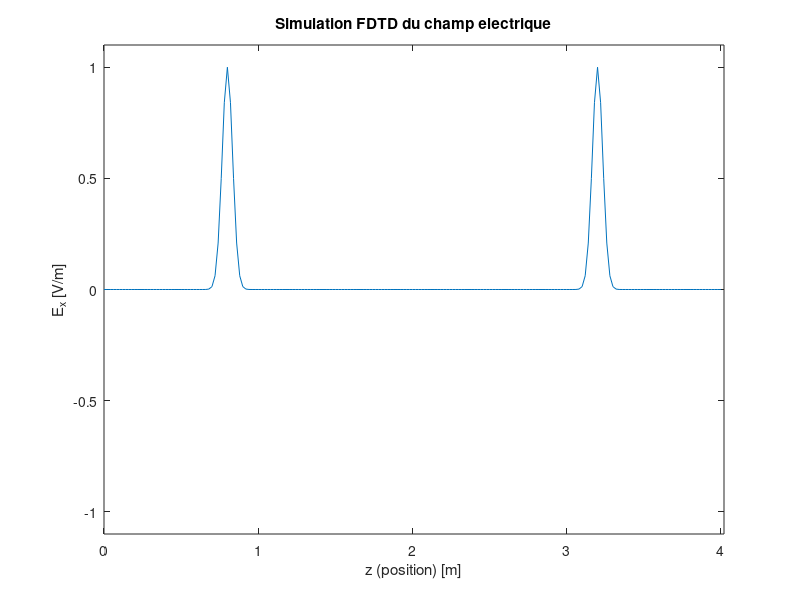
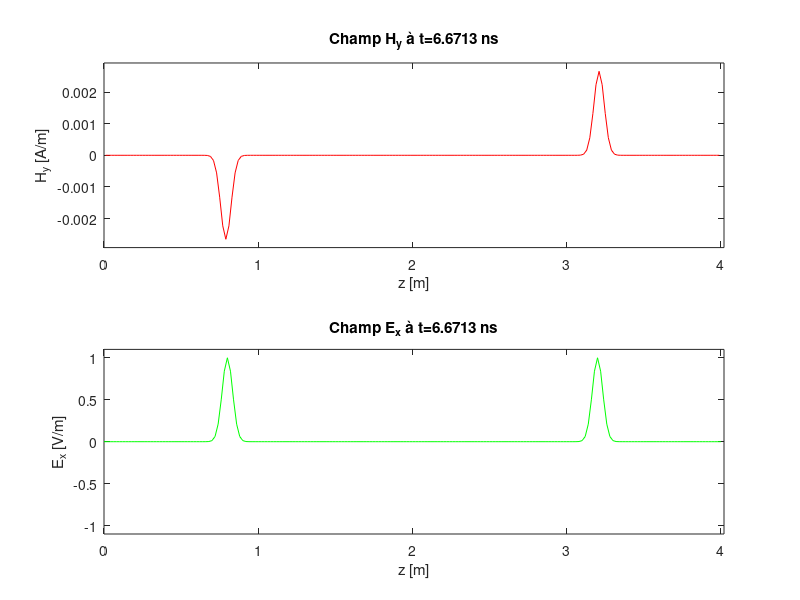

Write the MATLAB code that produced these figures, in order.
%%%%%%%%%%%%%%%%%
% Fonction FDTD
%%%%%%%%%%%%%%%%%

clear all
close all
clc

max_time  = 100;
max_space = 201;

% --- Constantes physiques ---
eps0 = 8.8542e-12;
mu0  = 4*pi*1e-7;
Z0   = 120*pi;

% --- Discretisation ---
L = 4;
dz = L./(max_space-1);
alpha = 1;
dt = alpha*sqrt(eps0*mu0)*dz;

alphaE = 1/eps0 * dt/dz;
alphaH = 1/mu0 * dt/dz;

% --- Initialisation des champs ---
E = zeros(max_space,1);
H = zeros(max_space-1,1);

% --- Paramètres de la source ---
spread = 1.6e-10;
center_problem_space = round(max_space/2);
t0 = 40*dt;

% ============================
%    BOUCLE TEMPORELLE
% ============================
for n = 1:max_time

    t = n*dt;

    % ----- Boucle sur E -----
    for k = 2:max_space-1
        E(k) = E(k) + alphaE * (H(k-1) - H(k));
    end

    % ----- Hard source -----
    pulse = exp( - ((t - t0)/spread)^2 );
    E(center_problem_space) = pulse;

    % ----- Boucle sur H -----
    for j = 1:max_space-1
        H(j) = H(j) + alphaH * (E(j) - E(j+1));
    end

    % ----- Affichage -----
    figure(1)
    plot([0:max_space-1]*dz , E)
    axis([0 (max_space)*dz -1.1 1.1])
    title('Simulation FDTD du champ electrique')
    xlabel('z (position) [m]')
    ylabel('E_x [V/m]')
    pause(0.05)

end % boucle temporelle

% ============================
%   Figures finales
% ============================
figure(2)
subplot(2,1,1)
plot([0.5:max_space-1.5]*dz, H,'r')
title(['Champ H_y à t=' num2str(n*dt*1e9) ' ns'])
ylabel('H_y [A/m]')
xlabel('z [m]')
axis([0 (max_space)*dz -1.1/Z0 1.1/Z0])

subplot(2,1,2)
plot([0:max_space-1]*dz, E,'g')
title(['Champ E_x à t=' num2str(n*dt*1e9) ' ns'])
ylabel('E_x [V/m]')
xlabel('z [m]')
axis([0 (max_space)*dz -1.1 1.1])
